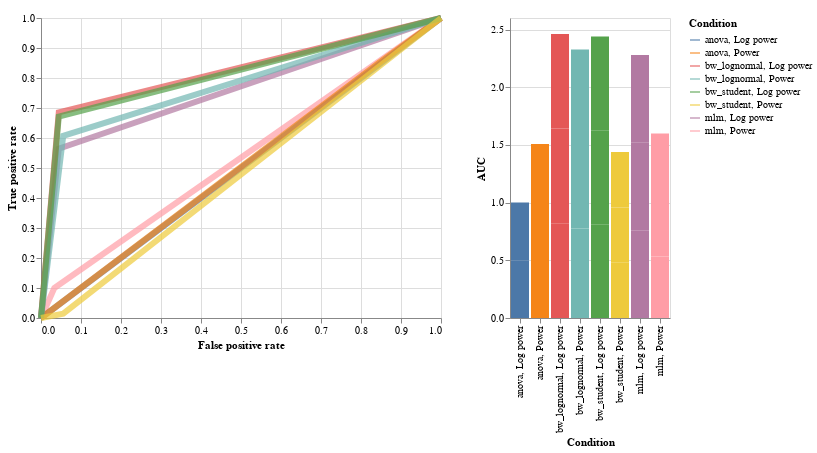

The notebook cell this image was saved under:
### Code cell
model_comparison.plot_roc(y_scores, true_slopes)

### Figure 1 — Vega-Lite specification as saved in the notebook (floating-point values rounded to 4 significant figures)
{"config": {"view": {"continuousWidth": 400, "continuousHeight": 300}}, "hconcat": [{"mark": {"type": "line", "opacity": 0.7, "size": 6}, "encoding": {"color": {"type": "nominal", "field": "Condition"}, "x": {"type": "quantitative", "field": "False positive rate"}, "y": {"type": "quantitative", "field": "True positive rate"}}}, {"mark": "bar", "encoding": {"color": {"type": "nominal", "field": "Condition"}, "x": {"type": "nominal", "field": "Condition"}, "y": {"type": "quantitative", "field": "AUC"}}, "selection": {"selector008": {"type": "interval", "bind": "scales", "encodings": ["x", "y"]}}}], "data": {"name": "data-a45fd5c0f7d824d526b4b6c523396e8f"}, "$schema": "https://vega.github.io/schema/vega-lite/v4.8.1.json", "datasets": {"data-a45fd5c0f7d824d526b4b6c523396e8f": [{"False positive rate": 0.0, "True positive rate": 0.0, "Condition": "mlm, Log power", "AUC": 0.7599}, {"False positive rate": 0.04444, "True positive rate": 0.5643, "Condition": "mlm, Log power", "AUC": 0.7599}, {"False positive rate": 1.0, "True positive rate": 1.0, "Condition": "mlm, Log power", "AUC": 0.7599}, {"False positive rate": 0.0, "True positive rate": 0.0, "Condition": "mlm, Power", "AUC": 0.5333}, {"False positive rate": 0.03333, "True positive rate": 0.1, "Condition": "mlm, Power", "AUC": 0.5333}, {"False positive rate": 1.0, "True positive rate": 1.0, "Condition": "mlm, Power", "AUC": 0.5333}, {"False positive rate": 0.0, "True positive rate": 0.0, "Condition": "anova, Log power", "AUC": 0.5}, {"False positive rate": 1.0, "True positive rate": 1.0, "Condition": "anova, Log power", "AUC": 0.5}, {"False positive rate": 0.0, "True positive rate": 0.0, "Condition": "anova, Power", "AUC": 0.5028}, {"False positive rate": 0.8444, "True positive rate": 0.85, "Condition": "anova, Power", "AUC": 0.5028}, {"False positive rate": 1.0, "True positive rate": 1.0, "Condition": "anova, Power", "AUC": 0.5028}, {"False positive rate": 0.0, "True positive rate": 0.0, "Condition": "bw_lognormal, Log power", "AUC": 0.8206}, {"False positive rate": 0.04444, "True positive rate": 0.6857, "Condition": "bw_lognormal, Log power", "AUC": 0.8206}, {"False positive rate": 1.0, "True positive rate": 1.0, "Condition": "bw_lognormal, Log power", "AUC": 0.8206}, {"False positive rate": 0.0, "True positive rate": 0.0, "Condition": "bw_lognormal, Power", "AUC": 0.7758}, {"False positive rate": 0.05556, "True positive rate": 0.6071, "Condition": "bw_lognormal, Power", "AUC": 0.7758}, {"False positive rate": 1.0, "True positive rate": 1.0, "Condition": "bw_lognormal, Power", "AUC": 0.7758}, {"False positive rate": 0.0, "True positive rate": 0.0, "Condition": "bw_student, Log power", "AUC": 0.8135}, {"False positive rate": 0.04444, "True positive rate": 0.6714, "Condition": "bw_student, Log power", "AUC": 0.8135}, {"False positive rate": 1.0, "True positive rate": 1.0, "Condition": "bw_student, Log power", "AUC": 0.8135}, {"False positive rate": 0.0, "True positive rate": 0.0, "Condition": "bw_student, Power", "AUC": 0.4794}, {"False positive rate": 0.05556, "True positive rate": 0.01429, "Condition": "bw_student, Power", "AUC": 0.4794}, {"False positive rate": 1.0, "True positive rate": 1.0, "Condition": "bw_student, Power", "AUC": 0.4794}]}}
